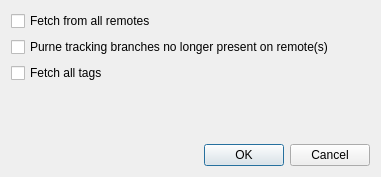
<?xml version="1.0" encoding="UTF-8"?>
<ui version="4.0">
 <class>QGitFetchDialog</class>
 <widget class="QDialog" name="QGitFetchDialog">
  <property name="geometry">
   <rect>
    <x>0</x>
    <y>0</y>
    <width>381</width>
    <height>177</height>
   </rect>
  </property>
  <property name="windowTitle">
   <string>Dialog</string>
  </property>
  <layout class="QVBoxLayout" name="verticalLayout">
   <item>
    <widget class="QCheckBox" name="checkBox">
     <property name="text">
      <string>Fetch from all remotes</string>
     </property>
    </widget>
   </item>
   <item>
    <widget class="QCheckBox" name="checkBox_2">
     <property name="text">
      <string>Purne tracking branches no longer present on remote(s)</string>
     </property>
    </widget>
   </item>
   <item>
    <widget class="QCheckBox" name="checkBox_3">
     <property name="text">
      <string>Fetch all tags</string>
     </property>
    </widget>
   </item>
   <item>
    <spacer name="verticalSpacer">
     <property name="orientation">
      <enum>Qt::Orientation::Vertical</enum>
     </property>
     <property name="sizeHint" stdset="0">
      <size>
       <width>20</width>
       <height>32</height>
      </size>
     </property>
    </spacer>
   </item>
   <item>
    <layout class="QHBoxLayout" name="horizontalLayout">
     <item>
      <spacer name="horizontalSpacer">
       <property name="orientation">
        <enum>Qt::Orientation::Horizontal</enum>
       </property>
       <property name="sizeHint" stdset="0">
        <size>
         <width>40</width>
         <height>20</height>
        </size>
       </property>
      </spacer>
     </item>
     <item>
      <widget class="QPushButton" name="pushButton_2">
       <property name="text">
        <string>OK</string>
       </property>
      </widget>
     </item>
     <item>
      <widget class="QPushButton" name="pushButton">
       <property name="text">
        <string>Cancel</string>
       </property>
      </widget>
     </item>
    </layout>
   </item>
  </layout>
 </widget>
 <resources/>
 <connections/>
</ui>
